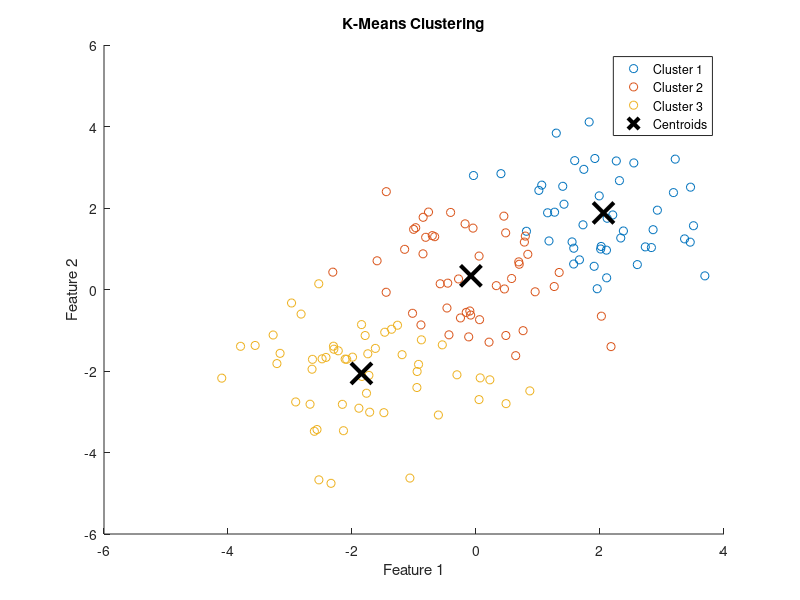

This chart was generated by the following MATLAB code:
% 1. Generate Random 2D Data
rng(1);  % For reproducibility
data = [randn(50,2) + 2; randn(50,2) - 2; randn(50,2)];  % 3 clusters

% 2. Apply K-Means Clustering
K = 3;  % Number of clusters
[idx, C] = kmeans(data, K);  % idx: cluster labels, C: cluster centroids

% 3. Plot the Data with Cluster Labels
figure;
gscatter(data(:,1), data(:,2), idx);  % Scatter plot with colors by cluster
hold on;
plot(C(:,1), C(:,2), 'kx', 'MarkerSize', 15, 'LineWidth', 3);  % Plot centroids
title('K-Means Clustering');
xlabel('Feature 1');
ylabel('Feature 2');
legend('Cluster 1', 'Cluster 2', 'Cluster 3', 'Centroids');
hold off;
